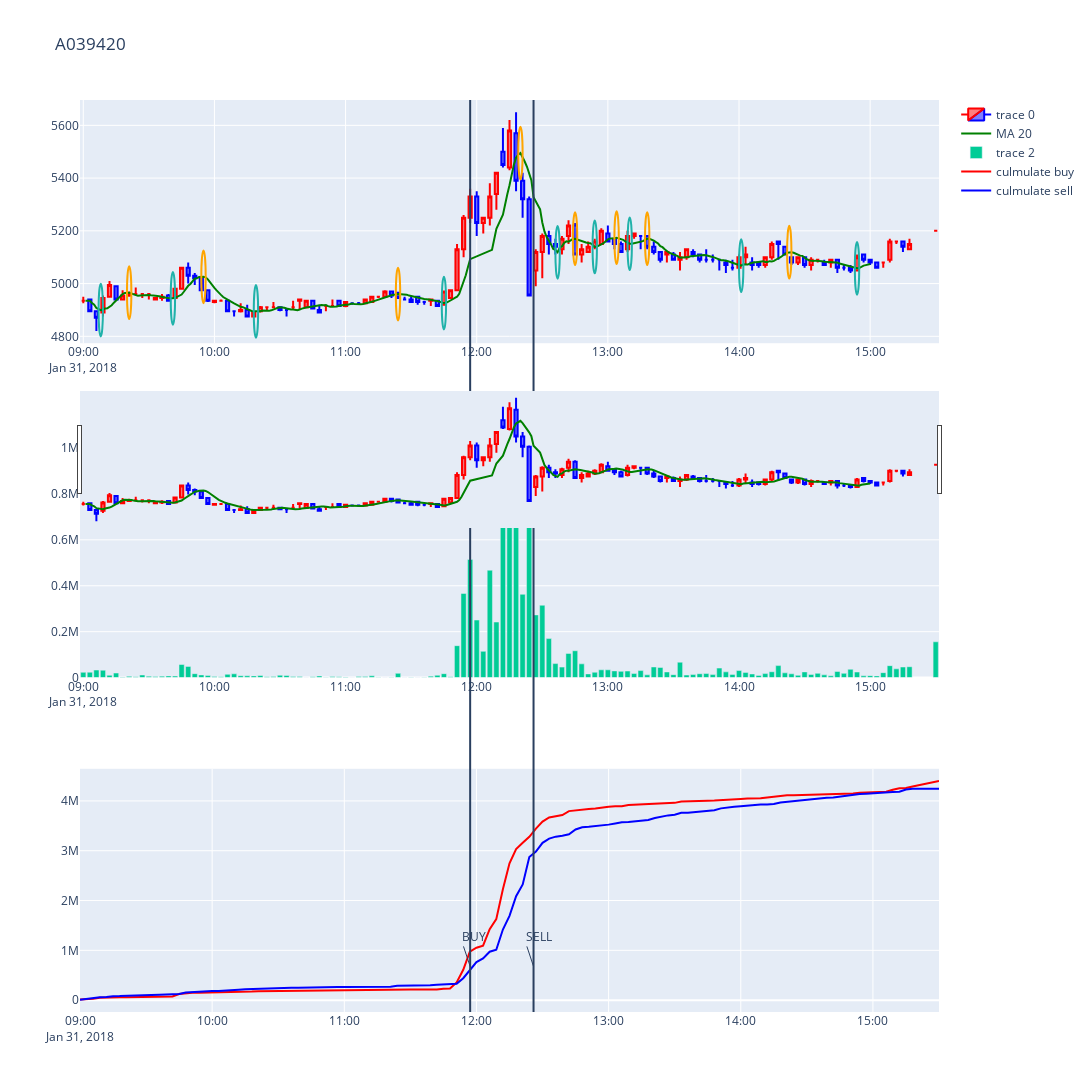

Notebook code for this chart:
### Code cell
from_date = date(2018, 1, 31)

class Decision:
    def __init__(self):
        pass
    
    def received(self, datas):
        print(datas)
        
    def finalize(self):
        print('finalize')

min_tick = MinTick(from_date)
min_tick.set_target('cybos:A039420')
sdtc = StockDayTickConverter()

needle = TickMinGraphNeedle()

min_tick.set_output(sdtc)
ms = MinuteSuppressed()
ms.add_graph(needle)
sdtc.set_output(ms)

decision = Decision()
ms.set_output(decision)

while min_tick.received(None) > 0:
    pass

min_tick.finalize()
needle.figure
